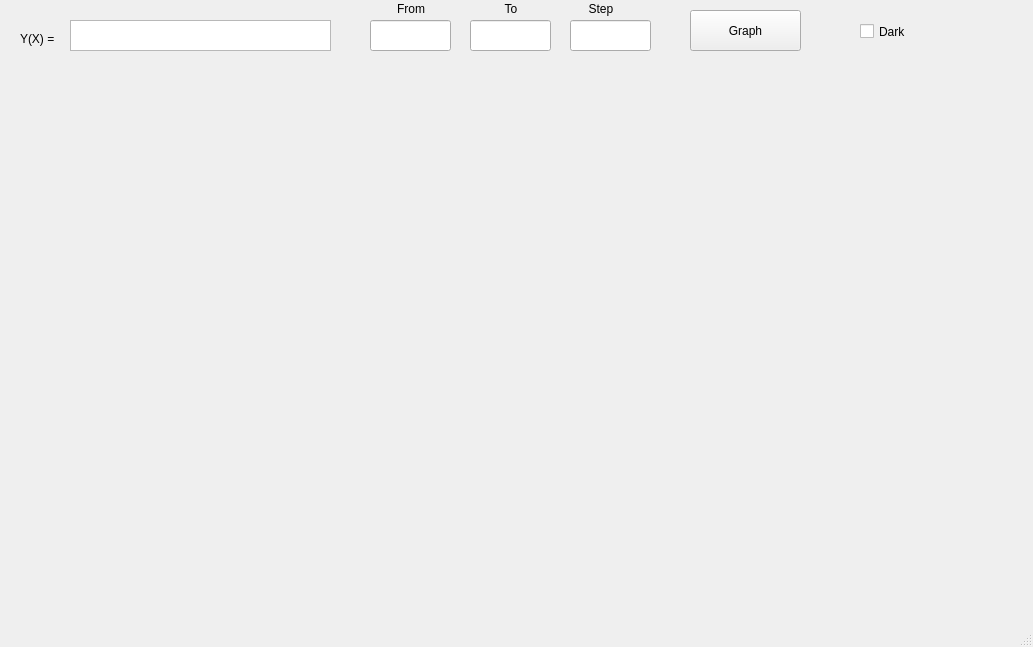
<?xml version="1.0" encoding="UTF-8"?>
<ui version="4.0">
 <class>MainWindow</class>
 <widget class="QMainWindow" name="MainWindow">
  <property name="geometry">
   <rect>
    <x>0</x>
    <y>0</y>
    <width>1033</width>
    <height>647</height>
   </rect>
  </property>
  <property name="windowTitle">
   <string>MainWindow</string>
  </property>
  <widget class="QWidget" name="centralwidget">
   <widget class="QCustomPlot" name="grid" native="true">
    <property name="geometry">
     <rect>
      <x>0</x>
      <y>60</y>
      <width>1031</width>
      <height>561</height>
     </rect>
    </property>
    <property name="sizePolicy">
     <sizepolicy hsizetype="Preferred" vsizetype="Preferred">
      <horstretch>0</horstretch>
      <verstretch>0</verstretch>
     </sizepolicy>
    </property>
    <property name="minimumSize">
     <size>
      <width>801</width>
      <height>521</height>
     </size>
    </property>
    <property name="maximumSize">
     <size>
      <width>16777215</width>
      <height>16777215</height>
     </size>
    </property>
    <property name="mouseTracking">
     <bool>false</bool>
    </property>
    <property name="tabletTracking">
     <bool>false</bool>
    </property>
   </widget>
   <widget class="QTextEdit" name="func_TE">
    <property name="geometry">
     <rect>
      <x>70</x>
      <y>20</y>
      <width>261</width>
      <height>31</height>
     </rect>
    </property>
   </widget>
   <widget class="QLabel" name="label">
    <property name="geometry">
     <rect>
      <x>20</x>
      <y>30</y>
      <width>41</width>
      <height>17</height>
     </rect>
    </property>
    <property name="text">
     <string>Y(X) = </string>
    </property>
   </widget>
   <widget class="QPushButton" name="graphBtn">
    <property name="geometry">
     <rect>
      <x>690</x>
      <y>10</y>
      <width>111</width>
      <height>41</height>
     </rect>
    </property>
    <property name="text">
     <string>Graph</string>
    </property>
   </widget>
   <widget class="QLabel" name="label_2">
    <property name="geometry">
     <rect>
      <x>380</x>
      <y>0</y>
      <width>62</width>
      <height>17</height>
     </rect>
    </property>
    <property name="text">
     <string>From</string>
    </property>
    <property name="alignment">
     <set>Qt::AlignCenter</set>
    </property>
   </widget>
   <widget class="QLabel" name="label_3">
    <property name="geometry">
     <rect>
      <x>480</x>
      <y>0</y>
      <width>62</width>
      <height>17</height>
     </rect>
    </property>
    <property name="text">
     <string>To</string>
    </property>
    <property name="alignment">
     <set>Qt::AlignCenter</set>
    </property>
   </widget>
   <widget class="QLabel" name="label_4">
    <property name="geometry">
     <rect>
      <x>570</x>
      <y>0</y>
      <width>62</width>
      <height>17</height>
     </rect>
    </property>
    <property name="text">
     <string>Step</string>
    </property>
    <property name="alignment">
     <set>Qt::AlignCenter</set>
    </property>
   </widget>
   <widget class="QCheckBox" name="checkBox">
    <property name="geometry">
     <rect>
      <x>860</x>
      <y>20</y>
      <width>90</width>
      <height>23</height>
     </rect>
    </property>
    <property name="text">
     <string>Dark</string>
    </property>
   </widget>
   <widget class="QLineEdit" name="from_lineEdit">
    <property name="geometry">
     <rect>
      <x>370</x>
      <y>20</y>
      <width>81</width>
      <height>31</height>
     </rect>
    </property>
    <property name="inputMethodHints">
     <set>Qt::ImhDigitsOnly</set>
    </property>
   </widget>
   <widget class="QLineEdit" name="to_lineEdit">
    <property name="geometry">
     <rect>
      <x>470</x>
      <y>20</y>
      <width>81</width>
      <height>31</height>
     </rect>
    </property>
    <property name="inputMethodHints">
     <set>Qt::ImhDigitsOnly</set>
    </property>
   </widget>
   <widget class="QLineEdit" name="step_lineEdit">
    <property name="geometry">
     <rect>
      <x>570</x>
      <y>20</y>
      <width>81</width>
      <height>31</height>
     </rect>
    </property>
    <property name="inputMethodHints">
     <set>Qt::ImhDigitsOnly</set>
    </property>
   </widget>
   <zorder>func_TE</zorder>
   <zorder>label</zorder>
   <zorder>graphBtn</zorder>
   <zorder>label_2</zorder>
   <zorder>label_3</zorder>
   <zorder>label_4</zorder>
   <zorder>grid</zorder>
   <zorder>checkBox</zorder>
   <zorder>from_lineEdit</zorder>
   <zorder>to_lineEdit</zorder>
   <zorder>step_lineEdit</zorder>
  </widget>
  <widget class="QMenuBar" name="menubar">
   <property name="geometry">
    <rect>
     <x>0</x>
     <y>0</y>
     <width>1033</width>
     <height>22</height>
    </rect>
   </property>
  </widget>
  <widget class="QStatusBar" name="statusbar"/>
 </widget>
 <customwidgets>
  <customwidget>
   <class>QCustomPlot</class>
   <extends>QWidget</extends>
   <header>Plotter/qcustomplot.h</header>
   <container>1</container>
  </customwidget>
 </customwidgets>
 <resources/>
 <connections/>
</ui>
